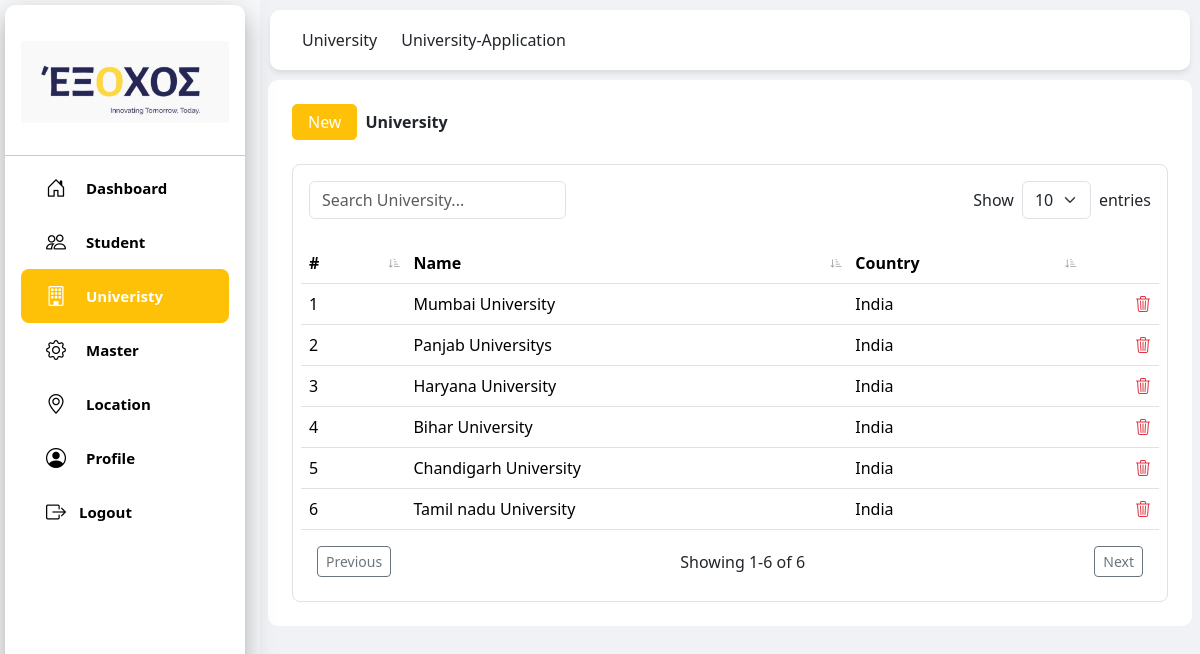
The app's page /contact/university/ with its own data.
### contact/models.py (models this page shows, shortened)
class University(models.Model):
    name = models.CharField(max_length=100, null=True, blank=True)
    country_id = models.ForeignKey(ResCountry, on_delete=models.RESTRICT, null=True, blank=True)

class ResCountry(models.Model):
    name = models.CharField(max_length=50)
    country_code = models.CharField(max_length=5)
    def __str__(self):
        return self.name

### contact/views.py (the view)
# urls.py: path('university/', views.university, name="university"),
def university(request):
    universities = University.objects.select_related("country_id").all()
    countries = ResCountry.objects.prefetch_related("resstate_set").all()
    context = { 'universities': universities, 'countries': countries, 'page_title': 'University',}
    return render(request, 'university.html', context)

### templates/university.html (shortened to what this page needs)
{% load static %}
<!DOCTYPE html>
<html lang="en">
<head>
<script src="https://cdn.tailwindcss.com"></script>
<link href="https://cdn.jsdelivr.net/npm/bootstrap@5.3.2/dist/css/bootstrap.min.css" rel="stylesheet">
<link rel="stylesheet" href="https://cdn.jsdelivr.net/npm/bootstrap-icons@1.11.3/font/bootstrap-icons.css">
</head>
<body class="bg-light">
{% include "student_header.html"%}
<div class="top-header" style="border-radius: 10px; margin:10px">
    <div class="container-fluid d-flex justify-content-start">
        <a class="navbar-brand text-dark me-4" href="{% url 'contact:university' %}">University</a>
        <a class="navbar-brand text-dark me-4" href="{% url 'contact:university-application' %}">University-Application</a>
    </div>
</div>
<div class="content-wrapper">
    <div class="bg-white p-4 mx-2" style="border-radius: 10px;">
        <div class="d-flex align-items-center mb-4 gap-2">
            <button type="button" class="btn btn-warning" style="padding:5px 15px; border-radius: 5px; color:white;"
                data-bs-toggle="modal" data-bs-target="#newUniversity">New</button>
                <b>{{ page_title }}</b>
        </div>
        <div class="position-fixed top-0 end-0 p-3" style="z-index:1100">
        </div>
        <main>
            <div class="bg-white overflow-hidden border border-gray-100 rounded-lg">
                <div class="d-flex justify-content-between align-items-center p-3">
                    <input type="text" id="searchInput" class="form-control w-auto" placeholder="Search University...">
                    <div class="d-flex align-items-center">
                        <label for="pageSize" class="me-2 mb-0">Show</label>
                        <select id="pageSize" class="form-select w-auto">
                            <option value="10" selected>10</option>
                        </select>
                        <span class="ms-2">entries</span>
                    </div>
                </div>
                <div class="overflow-x-auto m-2">
                    <table class="table table-hover" id="universityTable">
                        <thead class="bg-light">
                            <tr>
                                <th class="sortable" data-column-index="0"># <span class="sort-icon bi bi-sort-down-alt"></span></th>
                                <th class="sortable" data-column-index="1">Name <span class="sort-icon bi bi-sort-down-alt"></span></th>
                                <th class="sortable" data-column-index="2">Country <span class="sort-icon bi bi-sort-down-alt"></span></th>
                                <th></th>
                            </tr>
                        </thead>
                        <tbody>
                            {% for univers in universities %}
                            <tr>
                                <td>{{ forloop.counter }}</td>
                                <td>
                                    <a href="#" class="open-edit-modal" style="color:black; text-decoration:none;"
                                       data-bs-toggle="modal" data-bs-target="#EdituniModal"
                                       data-uni-id="{{ univers.id }}" data-uni-name="{{ univers.name }}" data-uni-country="{{ univers.country_id.id }}">
                                       {{ univers.name }}
                                    </a>
                                </td>
                                <td>{{ univers.country_id }}</td>
                                <td class="text-end">
                                    <a href="#" class="open-delete-modal" style="color:red; text-decoration:none;"
                                       data-bs-toggle="modal" data-bs-target="#DeleteUniModal"
                                       data-delete-id="{{ univers.id }}" data-delete-name="{{ univers.name }}"
                                       data-url="{% url 'contact:university_delete' univers.id %}">
                                       <i class="bi bi-trash3 text-danger"></i>
                                    </a>
                                </td>
                            </tr>
                            {% endfor %}
                        </tbody>
                    </table>
                    <div class="d-flex justify-content-between m-3">
                        <button class="btn btn-sm btn-outline-secondary" id="prevPage">Previous</button>
                        <span id="pageInfo" class="align-self-center"></span>
                        <button class="btn btn-sm btn-outline-secondary" id="nextPage">Next</button>
                    </div>
                </div>
            </div>
        </main>
    </div>
</div>
</body>
</html>

### templates/student_header.html (shortened to what this page needs)
{% load static %}
<div class="sidebar" style="border-radius: 10px;margin:5px">
    <div class="logo">
        <img src="{% static 'images/eeoxoe.jpg' %}" alt="Excelencia Logo">
    </div>
    <hr style="margin-bottom:5px">
    <div class="sidebar-wrapper">
        <ul class="nav" style="display: flex;flex-direction: column;padding-left: 0;margin-bottom: 0;list-style: none;">
            <li class="nav-item" style=" margin: 0 1rem 0.0rem 1rem;">
                <a class="nav-link {% if request.resolver_match.url_name == 'dashboard' %} bg-warning text-white rounded-3 fw-bold {% endif %}" href="{% url 'contact:dashboard' %}">
                    <i class="bi bi-house-door {% if request.resolver_match.url_name == 'dashboard' %} text-white {% endif %}"></i>
                    <p>Dashboard</p>
                </a>
            </li>
            <li class="nav-item" style=" margin: 0 1rem 0.0rem 1rem;">
                <a class="nav-link " href="{% url 'contact:student' %}">
                    <i class="bi bi-people "></i>
                    <p>Student</p>
                </a>
            </li>
            <li class="nav-item" style=" margin: 0 1rem 0.0rem 1rem;">
                <a class="nav-link {% if request.resolver_match.url_name in 'contact:university,contact:university-application,contact:university-application-create' %} bg-warning fw-bold rounded-3 text-white {% endif %}" href="{% url 'contact:university' %}">
                    <i class="bi bi-building {% if request.resolver_match.url_name in 'contact:university,contact:university-application,contact:university-application-create' %}text-white {% endif %}"></i>
                    <p>Univeristy</p>
                </a>
            </li>
            <li class="nav-item" style=" margin: 0 1rem 0.0rem 1rem;">
                <a class="nav-link " href="{% url 'contact:visa' %}">
                    <i class="bi bi-gear "></i>
                    <p>Master</p>
                </a>
            </li>
            <li class="nav-item" style=" margin: 0 1rem 0.0rem 1rem;">
                <a class="nav-link {% if request.resolver_match.url_name in 'contact:state,contact:country,contact:currency' %}bg-warning fw-bold rounded-3 text-white {% endif %}" href="{% url 'contact:state'%}">
                    <i class="bi bi-geo-alt {% if request.resolver_match.url_name in 'contact:state,contact:country,contact:currency' %}text-white {% endif %}"></i>
                    <p>Location</p>
                </a>
            </li>
            <li class="nav-item" style=" margin: 0 1rem 0.0rem 1rem;">
                <a class="nav-link {% if request.resolver_match.url_name in 'contact:profile' %}bg-warning fw-bold rounded-3 text-white {% endif %}" href="{% url 'contact:profile'%}">
                    <i class="bi bi-person-circle {% if request.resolver_match.url_name in 'contact:profile' %}text-white {% endif %}"></i>
                    <p>Profile</p>
                </a>
            </li>
            <li class="nav-item" style=" margin: 0 1rem 0.0rem 1rem;">
                <a class="nav-link" href="{% url 'accounts:logout' %}">
                    <i class="bi bi-box-arrow-right me-2"></i>
                    Logout
                </a>
            </li>
        </ul>
    </div>
</div>

### templates/university.html (style rules this page uses)
.content-wrapper { margin-left: 260px; padding-top: 80px; background-color: #f0f2f5; min-height: 100vh; }
.top-header { position: fixed; top: 0; left: 260px; right: 0; z-index: 1020; background: #fff; box-shadow: 0 4px 6px -1px rgba(0,0,0,0.1); height: 60px; display: flex; align-items: center; padding: 0 20px; }
th.sortable { cursor: pointer; position: relative; padding-right: 25px; }
.sort-icon { position: absolute; right: 5px; top: 50%; transform: translateY(-50%); font-size: 0.75rem; color: #999; }

### templates/student_header.html (style rules this page uses)
.sidebar { width: 240px; background: #fff; position: fixed; top: 0; left: 0; bottom: 0; z-index: 1000; box-shadow: 0 8px 10px -5px rgba(0,0,0,.2), 0 16px 24px 2px rgba(0,0,0,.14), 0 6px 30px 5px rgba(0,0,0,.12); transition: all 0.3s ease; padding-top: 20px; }
.sidebar .logo { padding: 1rem 1rem 0; text-align: center; margin-bottom: 2rem; }
.sidebar-wrapper { position: relative; height: calc(100vh - 75px); overflow: auto; width: 100%; }
.nav-item { border-radius: 0.5rem; font-size: 15px; }
.nav-link { color:black; padding: 0.75rem 1.25rem; font-weight: 600; display: flex; align-items: center; transition: all 0.3s ease; }
.nav-link i { margin-right: 15px; font-size: 1.25rem; width: 30px; height: 30px; display: flex; align-items: center; justify-content: center; color:black; transition: all 0.3s ease; }

### records on screen
University: name "Mumbai University", country_id "India"
University: name "Panjab Universitys", country_id "India"
University: name "Haryana University", country_id "India"
University: name "Bihar University", country_id "India"
University: name "Chandigarh University", country_id "India"
University: name "Tamil nadu University", country_id "India"

### other values on screen
{{ page_title }} "University"
